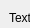
<?xml version="1.0" encoding="UTF-8"?>
<ui version="4.0">
 <class>FacePreview</class>
 <widget class="QDialog" name="FacePreview">
  <property name="geometry">
   <rect>
    <x>0</x>
    <y>0</y>
    <width>30</width>
    <height>28</height>
   </rect>
  </property>
  <property name="sizePolicy">
   <sizepolicy hsizetype="Expanding" vsizetype="Expanding">
    <horstretch>0</horstretch>
    <verstretch>0</verstretch>
   </sizepolicy>
  </property>
  <property name="windowTitle">
   <string>Dialog</string>
  </property>
  <widget class="QLabel" name="facePreviewLabel">
   <property name="geometry">
    <rect>
     <x>9</x>
     <y>9</y>
     <width>69</width>
     <height>17</height>
    </rect>
   </property>
   <property name="sizePolicy">
    <sizepolicy hsizetype="Expanding" vsizetype="Expanding">
     <horstretch>0</horstretch>
     <verstretch>0</verstretch>
    </sizepolicy>
   </property>
   <property name="text">
    <string>TextLabel</string>
   </property>
  </widget>
 </widget>
 <resources/>
 <connections/>
</ui>
